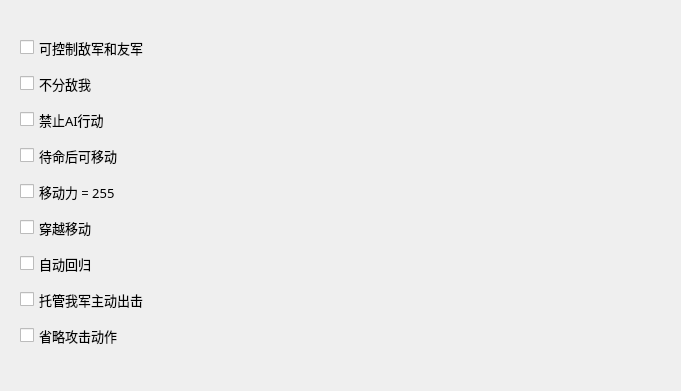
    <widget class="QWidget" name="widget_1" native="true">
     <property name="enabled">
      <bool>true</bool>
     </property>
     <property name="geometry">
      <rect>
       <x>0</x>
       <y>0</y>
       <width>681</width>
       <height>391</height>
      </rect>
     </property>
     <widget class="QCheckBox" name="checkBox_1">
      <property name="geometry">
       <rect>
        <x>20</x>
        <y>38</y>
        <width>171</width>
        <height>19</height>
       </rect>
      </property>
      <property name="font">
       <font>
        <family>微软雅黑</family>
        <pointsize>10</pointsize>
       </font>
      </property>
      <property name="autoFillBackground">
       <bool>false</bool>
      </property>
      <property name="text">
       <string>可控制敌军和友军</string>
      </property>
     </widget>
     <widget class="QCheckBox" name="checkBox_2">
      <property name="geometry">
       <rect>
        <x>20</x>
        <y>74</y>
        <width>171</width>
        <height>19</height>
       </rect>
      </property>
      <property name="font">
       <font>
        <family>微软雅黑</family>
        <pointsize>10</pointsize>
       </font>
      </property>
      <property name="autoFillBackground">
       <bool>false</bool>
      </property>
      <property name="text">
       <string>不分敌我</string>
      </property>
     </widget>
     <widget class="QCheckBox" name="checkBox_3">
      <property name="geometry">
       <rect>
        <x>20</x>
        <y>110</y>
        <width>171</width>
        <height>19</height>
       </rect>
      </property>
      <property name="font">
       <font>
        <family>微软雅黑</family>
        <pointsize>10</pointsize>
       </font>
      </property>
      <property name="autoFillBackground">
       <bool>false</bool>
      </property>
      <property name="text">
       <string>禁止AI行动</string>
      </property>
     </widget>
     <widget class="QCheckBox" name="checkBox_4">
      <property name="geometry">
       <rect>
        <x>20</x>
        <y>146</y>
        <width>171</width>
        <height>19</height>
       </rect>
      </property>
      <property name="font">
       <font>
        <family>微软雅黑</family>
        <pointsize>10</pointsize>
       </font>
      </property>
      <property name="autoFillBackground">
       <bool>false</bool>
      </property>
      <property name="text">
       <string>待命后可移动</string>
      </property>
     </widget>
     <widget class="QCheckBox" name="checkBox_5">
      <property name="geometry">
       <rect>
        <x>20</x>
        <y>182</y>
        <width>171</width>
        <height>19</height>
       </rect>
      </property>
      <property name="font">
       <font>
        <family>微软雅黑</family>
        <pointsize>10</pointsize>
       </font>
      </property>
      <property name="autoFillBackground">
       <bool>false</bool>
      </property>
      <property name="text">
       <string>移动力 = 255</string>
      </property>
     </widget>
     <widget class="QCheckBox" name="checkBox_6">
      <property name="geometry">
       <rect>
        <x>20</x>
        <y>218</y>
        <width>171</width>
        <height>19</height>
       </rect>
      </property>
      <property name="font">
       <font>
        <family>微软雅黑</family>
        <pointsize>10</pointsize>
       </font>
      </property>
      <property name="autoFillBackground">
       <bool>false</bool>
      </property>
      <property name="text">
       <string>穿越移动</string>
      </property>
     </widget>
     <widget class="QCheckBox" name="checkBox_7">
      <property name="geometry">
       <rect>
        <x>20</x>
        <y>254</y>
        <width>171</width>
        <height>19</height>
       </rect>
      </property>
      <property name="font">
       <font>
        <family>微软雅黑</family>
        <pointsize>10</pointsize>
       </font>
      </property>
      <property name="autoFillBackground">
       <bool>false</bool>
      </property>
      <property name="text">
       <string>自动回归</string>
      </property>
     </widget>
     <widget class="QCheckBox" name="checkBox_8">
      <property name="geometry">
       <rect>
        <x>20</x>
        <y>290</y>
        <width>171</width>
        <height>19</height>
       </rect>
      </property>
      <property name="font">
       <font>
        <family>微软雅黑</family>
        <pointsize>10</pointsize>
       </font>
      </property>
      <property name="autoFillBackground">
       <bool>false</bool>
      </property>
      <property name="text">
       <string>托管我军主动出击</string>
      </property>
     </widget>
     <widget class="QCheckBox" name="checkBox_9">
      <property name="geometry">
       <rect>
        <x>20</x>
        <y>326</y>
        <width>171</width>
        <height>19</height>
       </rect>
      </property>
      <property name="font">
       <font>
        <family>微软雅黑</family>
        <pointsize>10</pointsize>
       </font>
      </property>
      <property name="autoFillBackground">
       <bool>false</bool>
      </property>
      <property name="text">
       <string>省略攻击动作</string>
      </property>
     </widget>
    </widget>
